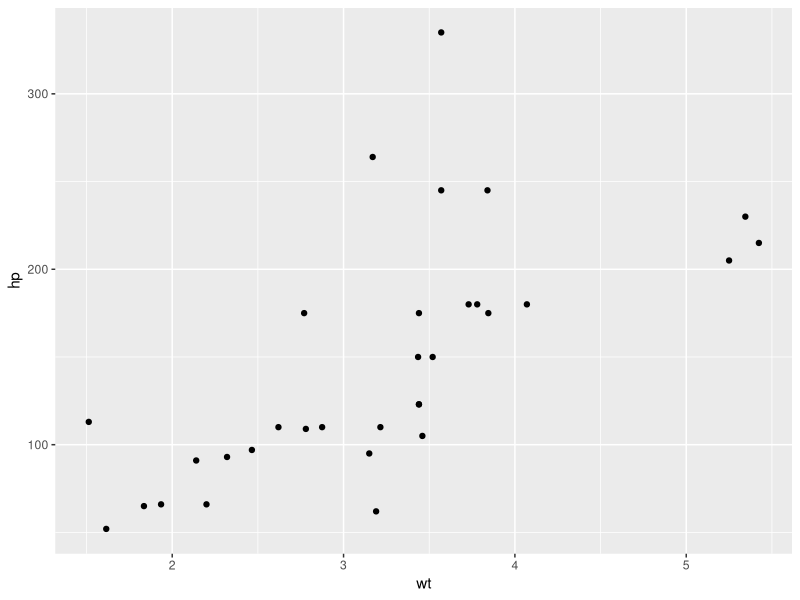
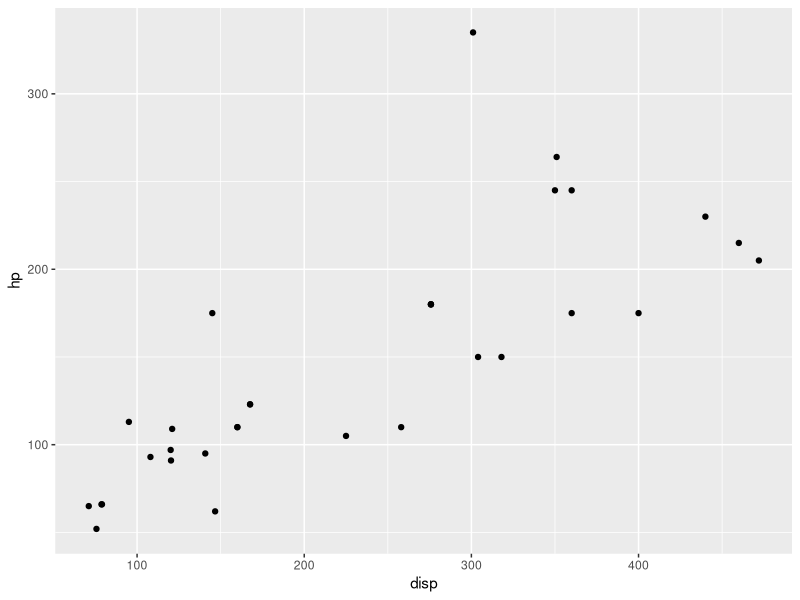
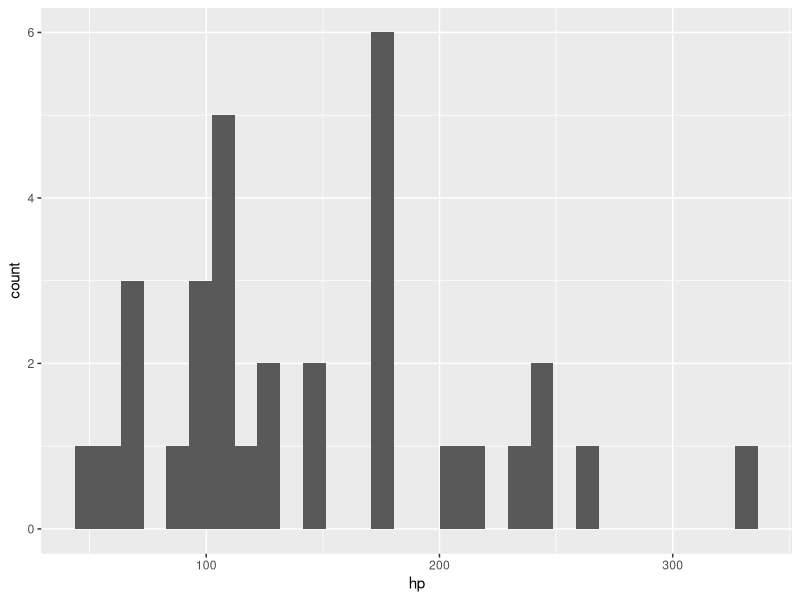
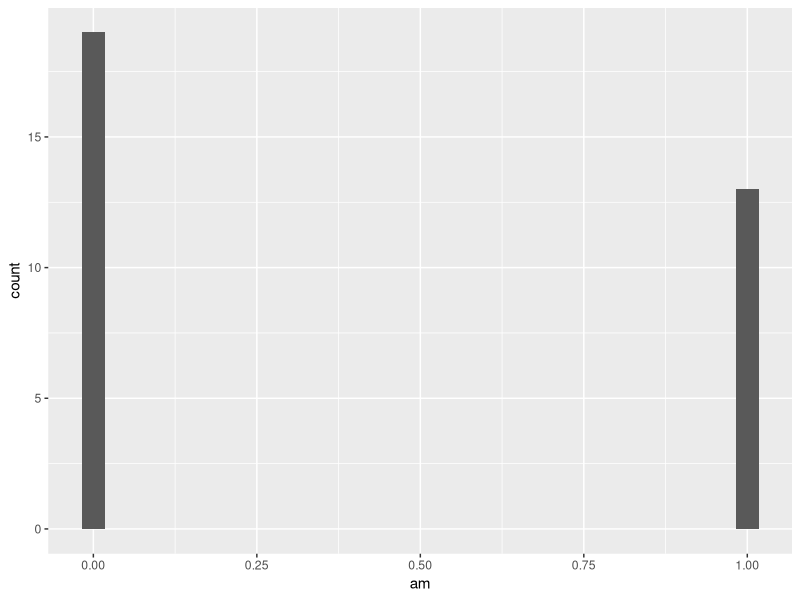

Generate these figures, in order, with R:
## ---- chunk 1
0.1 + 0.1 + 0.1 - 0.3
0.3 - 0.1 - 0.1 - 0.1 # a variation

# run this if you want to avoid scientific notation
options(scipen = 999)
## ---- chunk 2
# install.packages("tidyverse")
library(tidyverse)
## ---- chunk 3
mtcars[mtcars$cyl == 6 & mtcars$mpg > 20, c("mpg", "hp")]
## ---- chunk 4
mtcars %>%
  filter(cyl == 6, mpg > 20) |> # reminder that %>% is the same thing
  select(mpg, hp)
## ---- chunk 5
# {r load-data, message = FALSE}

#| label: load data
# Best opractice is to create a label for organization identity in lower left of chunk window

data(mtcars) # reads in the data & adds it to your environment as a dataframe
mtcars
#mtcars is a built in data frame

mtcars <- mtcars |> 
  rownames_to_column("model")

view(mtcars)

head(mtcars, 10)
#Create preview

summary(mtcars)
#Creates summary

?mtcars
#brings up help tap and what data includes
## ---- chunk 6
tail(mtcars, 10)
## ---- chunk 7

mean(mtcars) 
#wrong

mean(mtcars$mpg)
#$ allows you to select var within datafram
## ---- chunk 8

mean(mtcars$wt)
mean(mtcars$hp)
## ---- chunk 9

median(mtcars$hp)
## ---- chunk 10
# this is a scatterplot of mpg by wt

ggplot(data = mtcars, aes(x = wt, y = hp)) +
  geom_point()
## ---- chunk 11
ggplot(data = mtcars, aes(x = disp, y = hp)) +
  geom_point()

ggplot(data = mtcars, aes(x = hp)) +
  geom_histogram()

ggplot(data = mtcars, aes(x = am)) +
  geom_histogram()
#treating as numeric instead of factors

mtcars <- mtcars |> 
  mutate(am_f = factor(am, labels = c("auto", "manual")))
